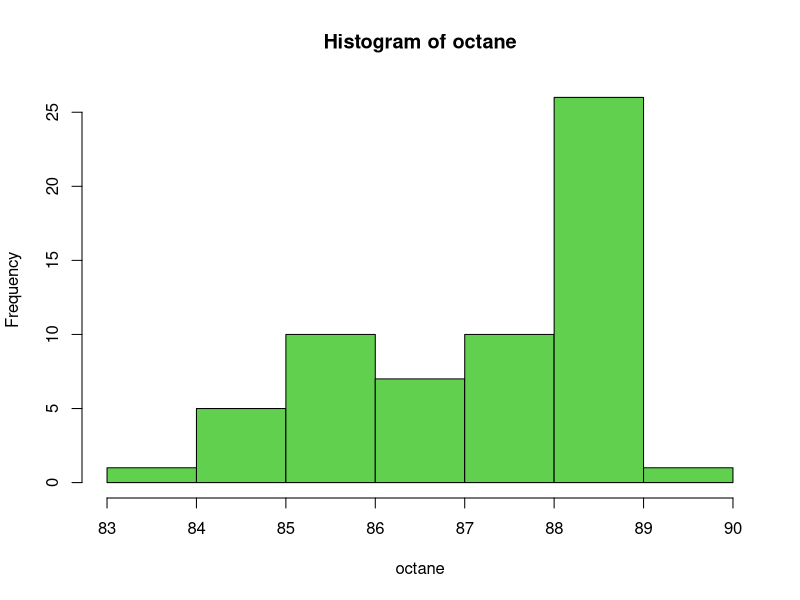
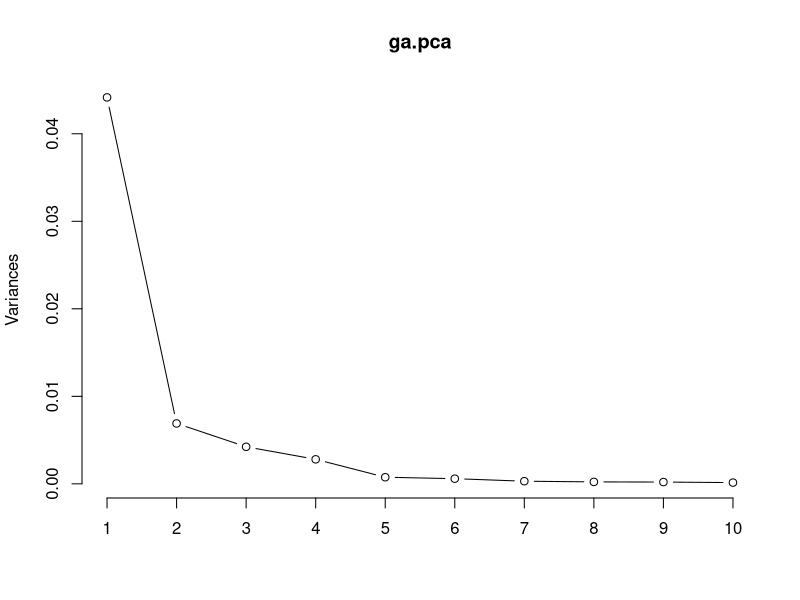
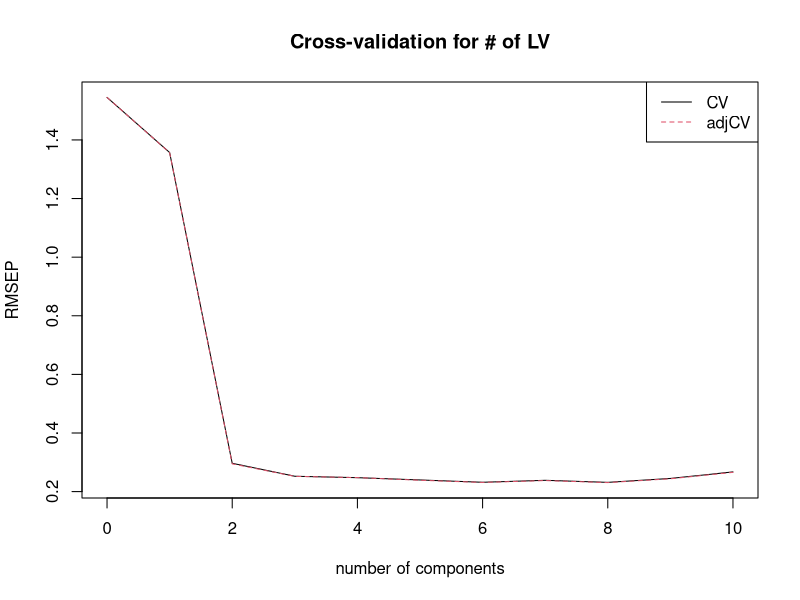
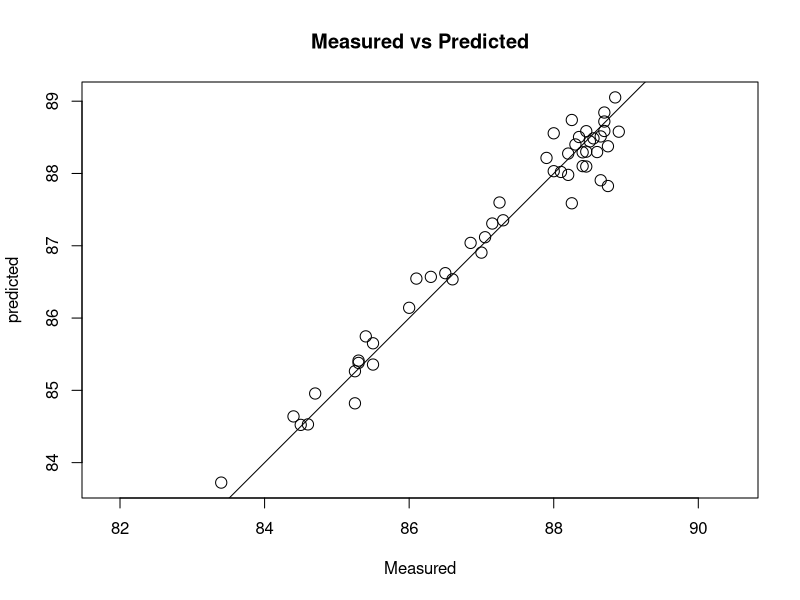

These figures' R source, in order:
# lec15_3_pls.r
# Partial Least Square
# package : pls

# install package for Partial Least Square 
install.packages('pls')
library(pls)

# set working directory
setwd("D:/tempstore/moocr/wk15")

# example PLS with gasoline data
data(gasoline)
help("gasoline")

attach(gasoline)

# descriptive statistics
par(mfrow=c(1,1))
hist(octane, col=3)
summary(octane)

# pls function
help(plsr)

# train and test set
gasTrain <- gasoline[1:50, ]
gasTest <- gasoline[51:60, ]

# 1.check how many principal components
ga.pca<-prcomp(gasoline$NIR,center=T,scale.=F)
ga.pca
summary(ga.pca)
plot(ga.pca,type="l")

# pls model by training set (find LV by leave-one-out) 
# 1. start with 10 component PLS model
# LOO는 1개의 데이터로 테스트하고 나머지로 훈련모델 사용
gas1 <- plsr(octane ~ NIR, ncomp = 10, data = gasTrain, validation = "LOO")

#RMSEP는 예측오차
summary(gas1)

# 2. to choose the number of components
plot(RMSEP(gas1), legendpos = "topright", pch=46, cex=1.0, main="Cross-validation for # of LV")
# for gasoline data, # of LV=2

# 3. Display the PLS model with LV=2
# scatterplot with true and predicted
plot(gas1, ncomp = 2, asp = 1, line = TRUE, cex=1.5,main="Measured vs Predicted", xlab="Measured" )

# Check explained variances proportion for X
explvar(gas1)

# 4. predicted Y for test data
ypred<-predict(gas1, ncomp = 2, newdata = gasTest)

y<-gasoline$octane[51:60]

# check : RMSEP for test data
sqrt((sum(y-ypred)^2)/10)

# 5. compare with the one from #4 : RMSEP for test data
RMSEP(gas1, newdata = gasTest)

# PLS 예측값 내보내기
# output of y and predicted y
out1<-cbind(y, ypred)
# data exporting
write.csv(out1,file="out1.csv", row.names = FALSE)
